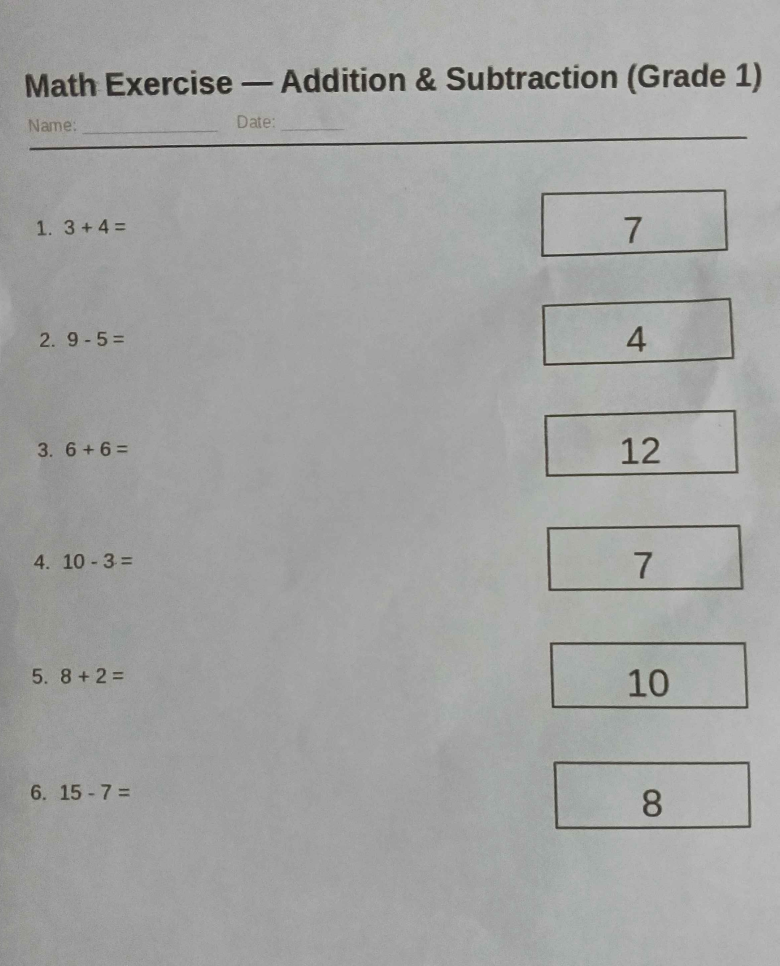
#> input picture TeserractOCR/uploads/math_sample.jpg, 2338 x 2897 px (shown at 1/3 size)
$ python -i ocr.py   (imports and definitions only)
#> lines starting #> are read from the running program, lines starting #| are printed output that depends on the picture; after the words box and inside, x2 and y2 are one past the last pixel; in counts of white or black regions, pixels touching at a corner belong together
"""
ocr.py  —  OCR ด้วย Tesseract (อ่านคำศัพท์ภาษาอังกฤษ + ตัวเลข)
=============================================================
"""

import cv2
import numpy as np
import pytesseract

pytesseract.pytesseract.tesseract_cmd = r'C:\Program Files\Tesseract-OCR\tesseract.exe'

# ═══ Preprocessing ════════════════════════════════════════════════════════════
def _preprocess_full(img_bgr):
    gray = cv2.cvtColor(img_bgr, cv2.COLOR_BGR2GRAY)
    gray_blur = cv2.GaussianBlur(gray, (5, 5), 0)
    _, bw = cv2.threshold(gray_blur, 0, 255, cv2.THRESH_BINARY_INV + cv2.THRESH_OTSU)
    bw_raw = cv2.medianBlur(bw, 3)
    num, labels, stats, _ = cv2.connectedComponentsWithStats(bw, connectivity=8)
    bw_clean = np.zeros_like(bw)
    for i in range(1, num):
        if stats[i, cv2.CC_STAT_AREA] >= 300:
            bw_clean[labels == i] = 255
    return bw_clean, bw_raw

def _find_boxes(bw_clean, img_shape):
    h_img, w_img = img_shape[:2]
    kernel = cv2.getStructuringElement(cv2.MORPH_RECT, (7,7))
    closed = cv2.morphologyEx(bw_clean, cv2.MORPH_CLOSE, kernel, iterations=2)
    contours, _ = cv2.findContours(closed, cv2.RETR_EXTERNAL, cv2.CHAIN_APPROX_SIMPLE)
    boxes = []
    for cnt in contours:
        x,y,w,h = cv2.boundingRect(cnt)
        area   = w*h
        aspect = w/h if h else 0
        if area < (w_img*h_img)*0.005: continue
        if y < h_img*0.10:             continue
        # ปรับ Aspect Ratio เพื่อรองรับกล่องคำศัพท์ยาวๆ
        if not (1.0 <= aspect <= 15):  continue
        boxes.append((y,x,w,h))
    boxes.sort(key=lambda b: b[0])
    return boxes

# ═══ Public API ═══════════════════════════════════════════════════════════════
def extract_answers(image_path: str) -> list:
    img = cv2.imread(image_path)
    if img is None: raise ValueError(f"Cannot read: {image_path}")
    bw_clean, bw_raw = _preprocess_full(img)
    boxes = _find_boxes(bw_clean, img.shape)
    h_img, w_img = img.shape[:2]

    answers = []
    #  ใช้ psm 7 และไม่ล็อค whitelist เพื่อให้อ่านภาษาอังกฤษได้เต็มที่
    custom_config = r'--oem 3 --psm 7'

    for (y,x,w,h) in boxes:
        px, py = max(int(w * 0.05), 2), max(int(h * 0.15), 2)
        x1, y1 = max(x+px, 0), max(y+py, 0)
        x2, y2 = min(x+w-px, w_img), min(y+h-py, h_img)

        roi_color = img[y1:y2, x1:x2]
        roi_gray = cv2.cvtColor(roi_color, cv2.COLOR_BGR2GRAY)
        roi_resized = cv2.resize(roi_gray, None, fx=3, fy=3, interpolation=cv2.INTER_CUBIC)
        _, roi_tess = cv2.threshold(roi_resized, 0, 255, cv2.THRESH_BINARY | cv2.THRESH_OTSU)
        roi_tess = cv2.copyMakeBorder(roi_tess, 20, 20, 20, 20, cv2.BORDER_CONSTANT, value=255)

        text = pytesseract.image_to_string(roi_tess, config=custom_config)
        # คัดกรองเอาเฉพาะตัวอักษรภาษาอังกฤษและตัวเลข (เอาสัญลักษณ์ขยะออก)
        word = "".join(char for char in text if char.isalnum())
        answers.append(word)

    return answers

def extract_answers_debug(image_path: str):
#> called with image_path = 'uploads/math_sample.jpg'
    import base64
    def to_b64(arr):
        if arr.dtype != np.uint8: arr = arr.astype(np.uint8)
        if len(arr.shape) == 2: arr = cv2.cvtColor(arr, cv2.COLOR_GRAY2BGR)
        _, buf = cv2.imencode(".png", arr)
        return base64.b64encode(buf).decode()

    img = cv2.imread(image_path)
#> img is the input picture: shape (2897, 2338, 3); mean B, G, R 162.1, 163.1, 162.5
    gray = cv2.cvtColor(img, cv2.COLOR_BGR2GRAY)
    _, bw_otsu = cv2.threshold(gray, 0, 255, cv2.THRESH_BINARY_INV + cv2.THRESH_OTSU)
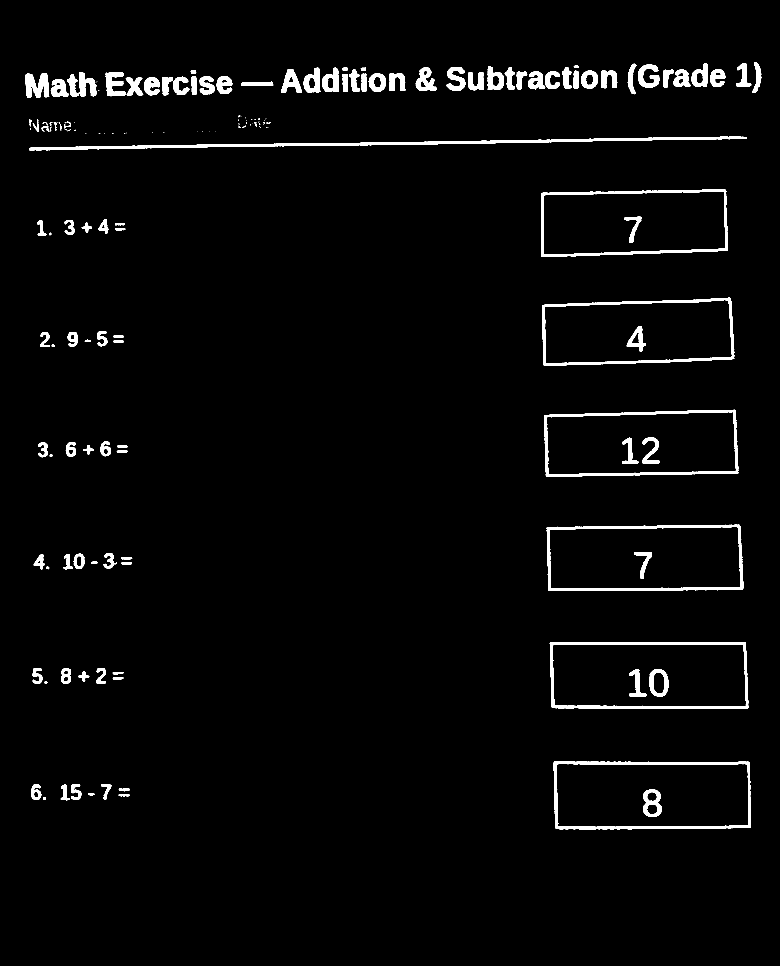
#> bw_otsu: shape (2897, 2338) (shown at 1/3 size); 2.7% white; 171 white regions (55 under 20 px), largest, box (x1, y1, x2, y2) and area: (88, 409, 2241, 451) 15917, (1649, 1926, 2245, 2127) 11663, (1660, 2284, 2253, 2488) 11623
    bw_clean, bw_raw = _preprocess_full(img)
#> in _preprocess_full, `_, bw = cv2.threshold(gray_blur, 0, 255, cv2.THRESH_BINARY_INV + cv2.T..`: bw: shape (2897, 2338); 2.7% white; 130 white regions (17 under 20 px), largest, box (x1, y1, x2, y2) and area: (88, 410, 2241, 451) 16098, (1660, 2284, 2253, 2488) 11731, (1649, 1926, 2245, 2127) 11721
#> in _preprocess_full, `bw_raw = cv2.medianBlur(bw, 3)`: bw_raw: shape (2897, 2338); 2.7% white; 125 white regions (13 under 20 px), largest, box (x1, y1, x2, y2) and area: (88, 410, 2241, 451) 16099, (1660, 2284, 2253, 2488) 11729, (1649, 1926, 2245, 2127) 11718
#> in _preprocess_full, `num, labels, stats, _ = cv2.connectedComponentsWithStats(bw, connectiv..`:
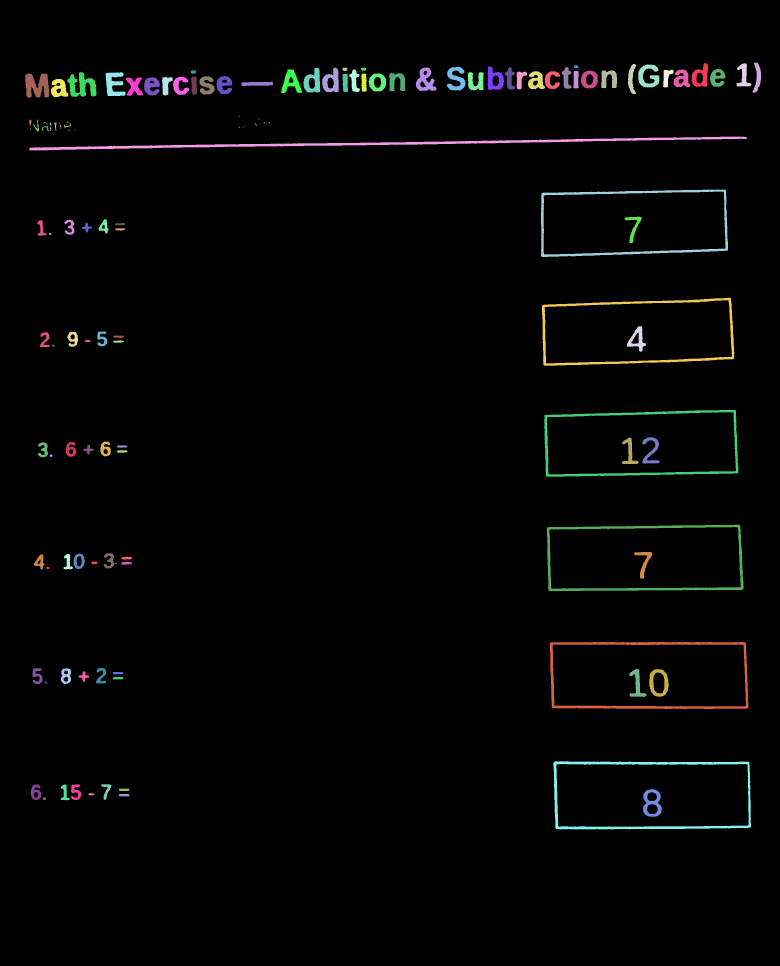
#> labels: shape (2897, 2338) int32 (shown at 1/3 size); 131 distinct labels, from 0 to 130; one colour per label, 0 black
#> in _preprocess_full, `num, labels, stats, _ = cv2.connectedComponentsWithStats(bw, connectiv..`: num = 131; stats = 131 rows, first 6: [0, 0, 2338, 2897, 6590763], [2075, 189, 49, 72, 1972], [2257, 188, 27, 90, 1148], [1883, 191, 26, 91, 1204], [2209, 190, 45, 69, 1406], [1915, 193, 63, 69, 2359]
#> after the loop in _preprocess_full, `for i in range(1, num):`:
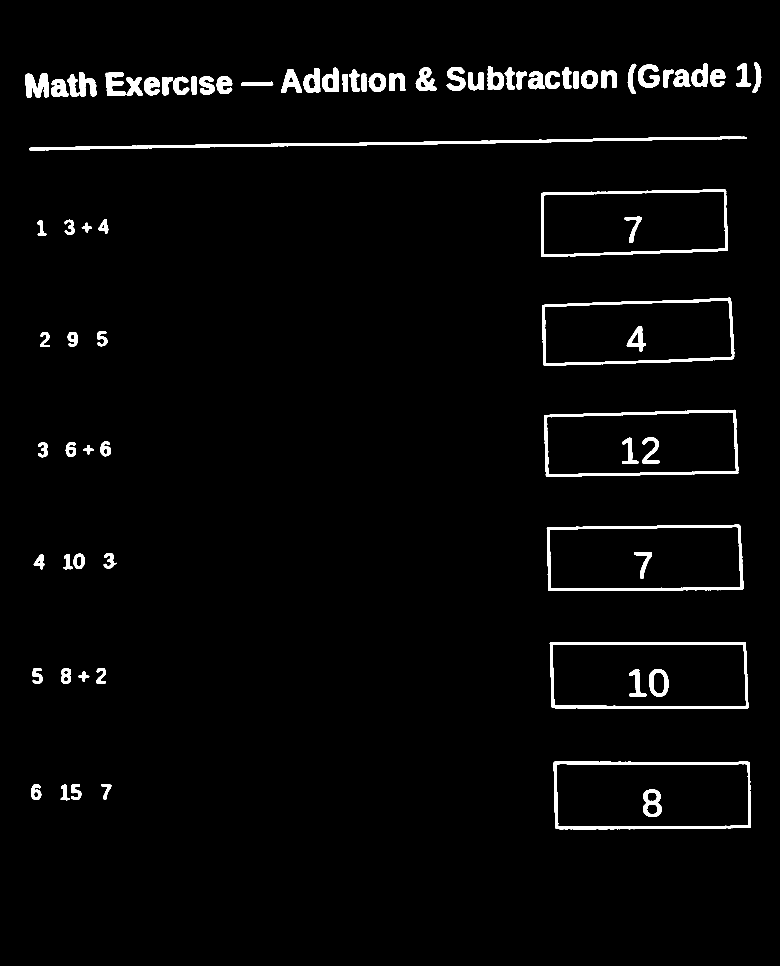
#> bw_clean: shape (2897, 2338) (shown at 1/3 size); 2.6% white; 78 white regions, largest, box (x1, y1, x2, y2) and area: (88, 410, 2241, 451) 16098, (1660, 2284, 2253, 2488) 11731, (1649, 1926, 2245, 2127) 11721
    boxes = _find_boxes(bw_clean, img.shape)
#> in _find_boxes, `closed = cv2.morphologyEx(bw_clean, cv2.MORPH_CLOSE, kernel, iteration..`:
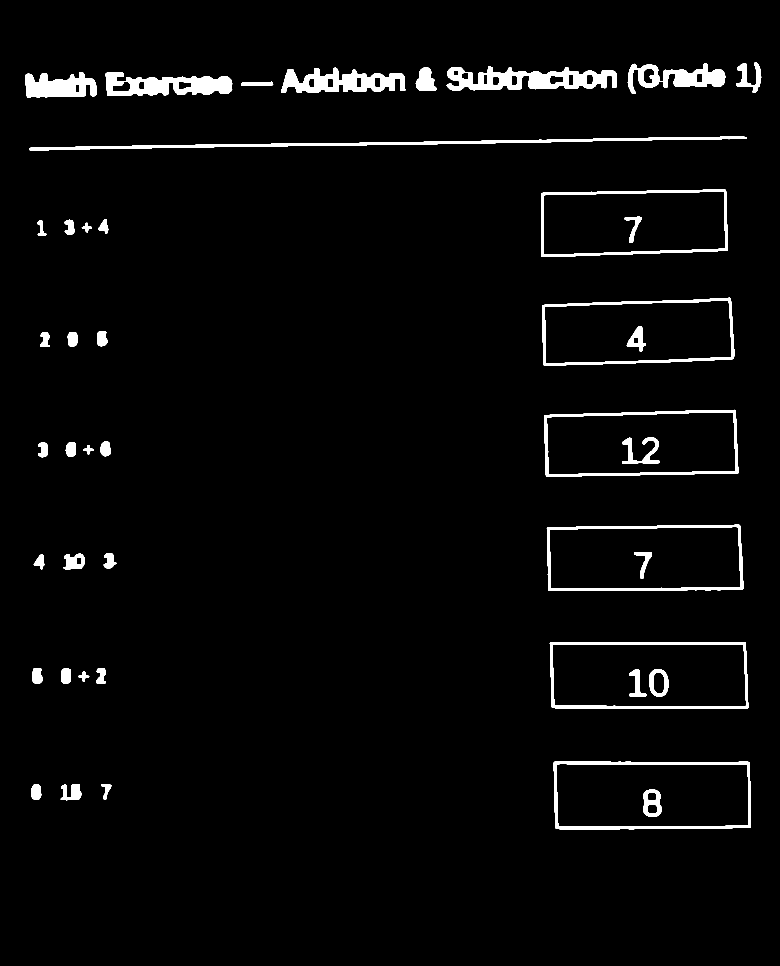
#> closed: shape (2897, 2338) (shown at 1/3 size); 2.9% white; 43 white regions
#> in _find_boxes, `contours, _ = cv2.findContours(closed, cv2.RETR_EXTERNAL, cv2.CHAIN_AP..`: contours = 36 contours; largest, box (x1, y1, x2, y2) and area: (1660, 2284, 2253, 2488) 117440, (1649, 1926, 2245, 2127) 116700, (1640, 1574, 2231, 1773) 112121, (1633, 1229, 2215, 1431) 108030, (1626, 893, 2203, 1097) 104543
#> the loop in _find_boxes, `for cnt in contours:` made 36 passes
#> (x, y, w, h, area, aspect) on passes 1 to 12: (303, 2353, 31, 46, 1426, 0.674), (182, 2353, 63, 48, 3024, 1.31), (93, 2353, 31, 47, 1457, 0.66), (1660, 2284, 593, 204, 120972, 2.91), (236, 2014, 32, 32, 1024, 1), (183, 2005, 30, 47, 1410, 0.638), (97, 2005, 31, 47, 1457, 0.66), (288, 2004, 30, 46, 1380, 0.652), (1649, 1926, 596, 201, 119796, 2.97), (101, 1663, 33, 45, 1485, 0.733), (190, 1661, 64, 47, 3008, 1.36), (311, 1660, 39, 45, 1755, 0.867)
#> after the loop in _find_boxes, `for cnt in contours:`: boxes = [(2284, 1660, 593, 204), (1926, 1649, 596, 201), (1574, 1640, 591, 199), (1229, 1633, 582, 202), (893, 1626, 577, 204), (569, 1623, 561, 202)]
#> boxes = [(569, 1623, 561, 202), (893, 1626, 577, 204), (1229, 1633, 582, 202), (1574, 1640, 591, 199), (1926, 1649, 596, 201), (2284, 1660, 593, 204)]
    h_img, w_img = img.shape[:2]
#> h_img = 2897; w_img = 2338

    box_vis = img.copy()
    for (y,x,w,h) in boxes: cv2.rectangle(box_vis, (x,y), (x+w,y+h), (0,220,100), 3)
#> this loop made 6 passes

    pipeline = [
        {"title": "1. Original", "b64": to_b64(img)},
        {"title": "2. Grayscale", "b64": to_b64(gray)},
        {"title": "3. Otsu Threshold + Invert", "b64": to_b64(bw_otsu)},
        {"title": "4. bwareaopen (ลบ noise)", "b64": to_b64(bw_clean)},
        {"title": f"5. Detected Boxes ({len(boxes)} กล่อง)", "b64": to_b64(box_vis)},
    ]

    answers, roi_debug = [], []
    custom_config = r'--oem 3 --psm 7'

    for idx, (y,x,w,h) in enumerate(boxes):
        px, py = max(int(w * 0.05), 2), max(int(h * 0.15), 2)
        x1, y1 = max(x+px, 0), max(y+py, 0)
        x2, y2 = min(x+w-px, w_img), min(y+h-py, h_img)

        roi_color = img[y1:y2,x1:x2]

        roi_gray = cv2.cvtColor(roi_color, cv2.COLOR_BGR2GRAY)
        roi_resized = cv2.resize(roi_gray, None, fx=3, fy=3, interpolation=cv2.INTER_CUBIC)
        _, roi_tess = cv2.threshold(roi_resized, 0, 255, cv2.THRESH_BINARY | cv2.THRESH_OTSU)
        roi_tess = cv2.copyMakeBorder(roi_tess, 20, 20, 20, 20, cv2.BORDER_CONSTANT, value=255)

        text = pytesseract.image_to_string(roi_tess, config=custom_config)
        word = "".join(char for char in text if char.isalnum())

        answers.append(word)
        roi_debug.append({
            "idx": idx+1, "ocr": word, "b64_color": to_b64(roi_color),
            "b64_bw": to_b64(roi_tess), "chars": []
        })
#> this loop made 1 pass
#> (y, x, w, h, px, py, x1, y1) on pass 1: (569, 1623, 561, 202, 28, 30, 1651, 599)
#> pass 1, in extract_answers_debug, `roi_color = img[y1:y2,x1:x2]`:
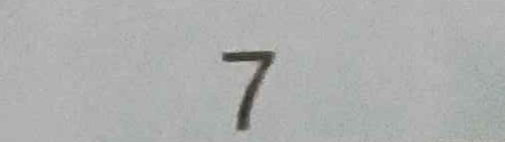
#> roi_color: shape (142, 505, 3); mean B, G, R 173.9, 174.6, 173.5
#> pass 1, in extract_answers_debug, `_, roi_tess = cv2.threshold(roi_resized, 0, 255, cv2.THRESH_BINARY | c..`:
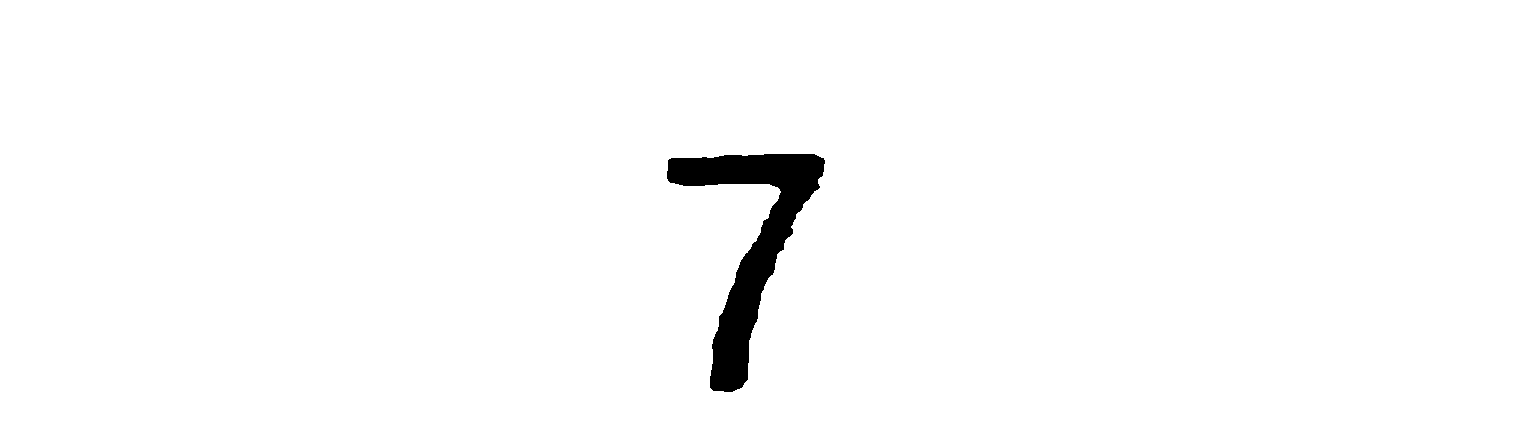
#> roi_tess: shape (426, 1515); 98.2% white; 1 black region, box (x1, y1, x2, y2) and area: (667, 154, 825, 392) 11452
#> after the loop:
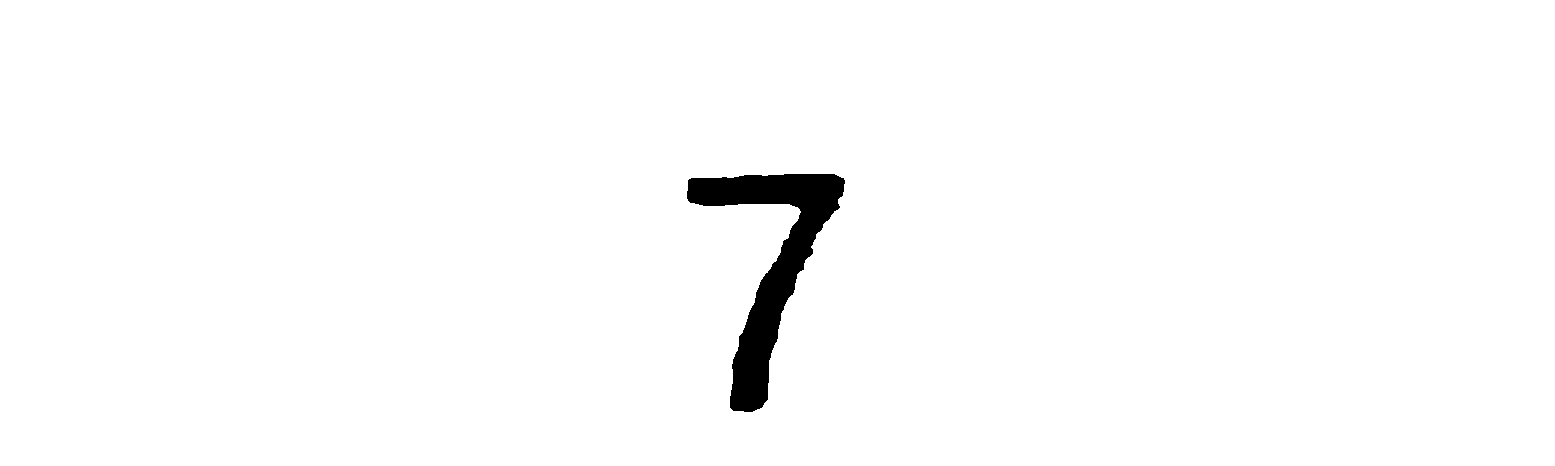
#> roi_tess: shape (466, 1555); 98.4% white; 1 black region, box (x1, y1, x2, y2) and area: (687, 174, 845, 412) 11452
#> after the loop, answers = []; roi_debug = []

    pipeline.append({"title": "6. Tesseract OCR Recognition", "rois": roi_debug})
    return answers, pipeline

#> (the run stopped early here; a loop or call above may not have finished)
